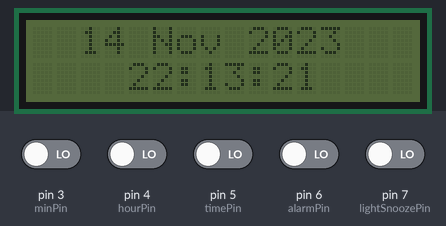
Simulated run of this sketch. Board: Arduino Uno, built with avr-gcc and run on an emulated ATmega328P. Shown: 16×2 character LCD. Inputs (shaded band) come from the test bench; at power-on: pin 3 (minPin), pin 4 (hourPin), pin 5 (timePin), pin 6 (alarmPin), pin 7 (lightSnoozePin) LOW. The local clock reads 2024-03-15 10:24:30 at power-on unless the sketch sets it.

Above: at 6.3 s.
6.4 s: pin 7 (lightSnoozePin) driven HIGH
At 7.4 s:
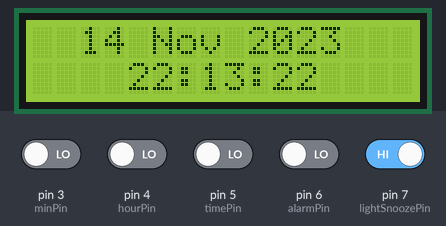
9.4 s: pin 5 (timePin) driven HIGH
At 9.7 s:
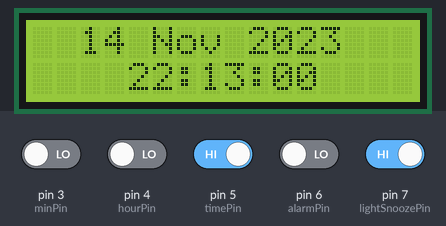
10.9 s: pin 5 (timePin) driven LOW
At 11.6 s:
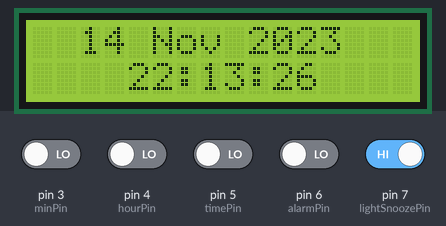
12.5 s: pin 6 (alarmPin) driven HIGH
At 13.1 s:
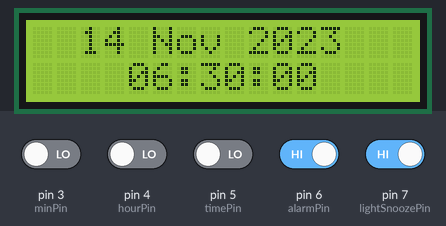
14.0 s: pin 3 (minPin) driven HIGH
At 15.2 s:
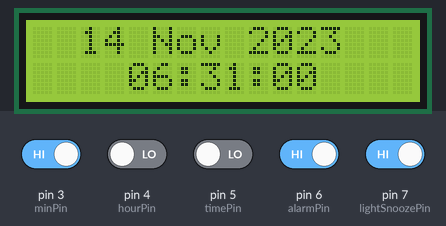
15.5 s: pin 4 (hourPin) driven HIGH
At 16.4 s:
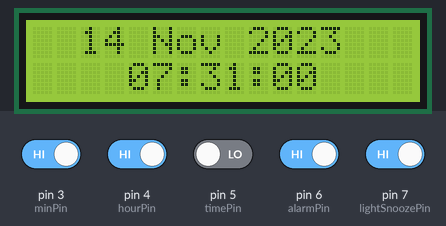
Timing chart, 0 to 18.0 s (numbered marks = the images above; inputs shaded):
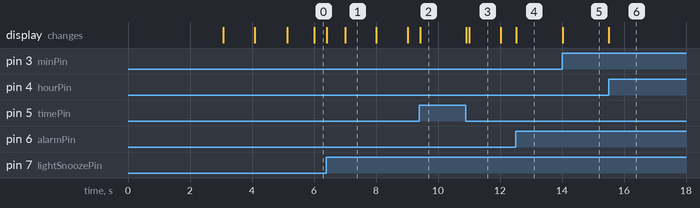

The sketch:

Clock1.0.ino
```cpp
#include <Wire.h>
#include <RTClib.h>
#include <LiquidCrystal_I2C.h>
#include <SoftwareSerial.h>
#include <DFRobotDFPlayerMini.h>

RTC_DS3231 rtc;
LiquidCrystal_I2C lcd(0x27,16,2);  // set the LCD address to 0x27 for a 16 chars and 2 line display
SoftwareSerial mySoftwareSerial(10, 11); // RX, TX
DFRobotDFPlayerMini myDFPlayer;

// ---------- alarm vars ------------
int Alarm1_hour = 6;
int Alarm1_min = 30;
DateTime Alarm1;
int trigger_alarm = 0;
// ---------------- Pins ---------------
const int MP3_Tx = 11;
const int MP3_Rx = 10;
// not using pin   2
const int minPin = 3;
const int hourPin = 4;
const int timePin = 5;
const int alarmPin = 6;
const int lightSnoozePin = 7;

// ---------- button vars ------------
int minLast = 0;
int hourLast = 0;
int timeLast = 0;
int alarmLast = 0;
int lightLast = 0;
int newIn;

// ---------- time vars ------------
int Time_hour;
int Time_min;
DateTime newTime;

// ---------- runtime vars ------------
const int totalGentleTime = 30; // 30 mins for total wake time
const int music_runtime = totalGentleTime/10*60*1000; //ms -> 30/10=3 mins
const int backlight_runtime = 3000; //ms = 3 seconds
int music_startTime;
int backlight_startTime;

// ---------- music vars ------------
int audioLevel = 3;
const int vol_increment = 3;
const int MaxVolume = 30;
int iteration = 0;

const int birds = 1;
const int rooster = 2;

// ---------- extra vars ------------
char daysOfTheWeek[7][12] = {"Sunday", "Monday", "Tuesday", "Wednesday", "Thursday", "Friday", "Saturday"};
int BacklightStatus = 0;


// --------------------- SETUP ------------------------
void setup(){
  // --------- setting up the pins -----------
  pinMode(minPin, INPUT);
  pinMode(hourPin, INPUT);
  pinMode(timePin, INPUT);
  pinMode(alarmPin, INPUT);
  pinMode(lightSnoozePin, INPUT);

  // will probably have to increase baud rate
  // Serial.begin(9600);

  // --------- lcd setup -----------
  lcd.init();
  lcd.backlight();
  lcd.print("Welcome");
  delay(3000);
  lcd.clear();
  lcd.print(millis());
  delay(1000);
  lcd.clear();
  lcd.println("setup complete");
  delay(1000);
  lcd.clear();


  // --------- rtc setup -----------
  rtc.disable32K();

  rtc.adjust(DateTime(F(__DATE__), F(__TIME__)));

  if (! rtc.begin()) {
    lcd.print("Couldn't find RTC");
    delay(10*1000);
    abort();
  }

  if (rtc.lostPower()) {
    lcd.print("RTC lost power, let's set the time!");
    delay(1*1000);
    rtc.adjust(DateTime(F(__DATE__), F(__TIME__)));
  }


  printDate(rtc.now());

  lcd.noBacklight();


  // --------- MP3 setup -----------
  mySoftwareSerial.begin(9600);
  // Serial.begin(115200);

  myDFPlayer.setTimeOut(500); //Set serial communictaion time out 500ms
  myDFPlayer.volume(audioLevel);  //Set volume value (0~30).
  myDFPlayer.EQ(DFPLAYER_EQ_NORMAL);
  myDFPlayer.outputDevice(DFPLAYER_DEVICE_SD);


}

// --------------------- MAIN LOOP ------------------------
void loop(){
  DateTime now = rtc.now();
  printTime(now);
  // if(BacklightStatus){
  //   lcd.noBacklight();
  //   BacklightStatus = 0;
  // }

  if(now.minute()==0){ // prints once an hour
    printDate(now);
  }
//  Serial.print(now.hour());
//  Serial.print(":");
//  Serial.print(now.minute());
//  Serial.print(":");
//  Serial.print(now.second());
//  Serial.println();
//  Serial.println();


  //----------- Alarm changing ----------------
  while(digitalRead(alarmPin)){
    newIn = digitalRead(minPin);
    if (buttonCheck(minLast, newIn)){
      Alarm1_min += 1;
      if (Alarm1_min >= 60){
        Alarm1_min -= 60;
      }
    }
    minLast = newIn;
    newIn = digitalRead(hourPin);
    if (buttonCheck(hourLast, newIn)){
      Alarm1_hour += 1;
      if (Alarm1_hour >= 24){
        Alarm1_hour -= 24;
      }
    }
    hourLast = newIn;
//    DateTime(year, month, day, hour, minute, second)
    Alarm1 = DateTime(2000, 5, 15, Alarm1_hour, Alarm1_min, 0);
    printTime(Alarm1);
  }

  //----------- Time changing ----------------
  Time_hour = now.hour();
  Time_min = now.minute();

  while(digitalRead(timePin)){
    timeLast = 1;
    newIn = digitalRead(minPin);
    if (buttonCheck(minLast, newIn)){
      Time_min ++;
      if (Time_min >= 60){
        Time_min -= 60;
      }
    }
    minLast = newIn;
    newIn = digitalRead(hourPin);
    if (buttonCheck(hourLast, newIn)){
      Time_hour ++;
      if (Time_hour >= 24){
        Time_hour -= 24;
      }
    }
    hourLast = newIn;
    newTime = DateTime(now.year(), now.month(), now.day(), Time_hour, Time_min, 0);
    printTime(newTime);
  }
  if(releaseCheck(timeLast,digitalRead(timePin))){
    timeLast = 0;
    rtc.adjust(newTime);
  }

  //----------------- alarm comparing/triggering -------------------
  alarm_time_comp(now, Alarm1);
  // ----- triggering alarm -----------
  if(trigger_alarm){
    if(!music_startTime){
      music_startTime = millis();
      iteration = 1;
    }else{
      // check one increment
      if(iteration <= 10){
        if(millis()-music_startTime >= music_runtime){
          // increase the volume
          audioLevel += vol_increment;
          iteration ++;
          if(audioLevel > MaxVolume){
            audioLevel = MaxVolume; // cant have higher audioLevel than max
          }
          myDFPlayer.volume(audioLevel);
          myDFPlayer.play(birds);  //Play the first mp3
        }
      }else{ //Max volume level and put rooster music
        audioLevel = MaxVolume;
        myDFPlayer.volume(audioLevel);
        myDFPlayer.play(rooster);  //Play the first mp3
      }
    }
  }

  //-------------- snoozing and turning on backlight -------------
  if(digitalRead(lightSnoozePin)){
    if (trigger_alarm){
      trigger_alarm = 0;
      myDFPlayer.sleep();     //sleep, turning off the alarm
      audioLevel = 3;
      iteration = 0;
    }
    lcd.backlight();
    BacklightStatus = 1;
    backlight_startTime = millis();
  }

  //-------- turning backlight off -----------------
  if(BacklightStatus){
    if(millis()-backlight_startTime >= backlight_runtime){
      lcd.noBacklight();
      BacklightStatus = 0;
    }
  }

}


//-----------Functions-----------------

void printTime(DateTime t){
  lcd.setCursor(4,1); // 4 indents for spacing, second line
  if(t.hour() < 10){
    lcd.print("0");
  }
  lcd.print(t.hour());
  lcd.print(":");
  if(t.minute() < 10){
    lcd.print("0");
  }
  lcd.print(t.minute());
  lcd.print(":");
  if(t.second() < 10){
    lcd.print("0");
  }
  lcd.print(t.second());
}

void printDate(DateTime t){
  lcd.setCursor(2,0); // 2 indents for spacing, first line
  lcd.print(t.day());
  printMonth(t.month());
  lcd.print(t.year());
}

void printMonth(int month){
  switch(month)
  {
    case 1: lcd.print(" Jan ");break;
    case 2: lcd.print(" Feb ");break;
    case 3: lcd.print(" Mar ");break;
    case 4: lcd.print(" Apr ");break;
    case 5: lcd.print(" May ");break;
    case 6: lcd.print(" Jun ");break;
    case 7: lcd.print(" Jul ");break;
    case 8: lcd.print(" Aug ");break;
    case 9: lcd.print(" Sep ");break;
    case 10: lcd.print(" Oct ");break;
    case 11: lcd.print(" Nov ");break;
    case 12: lcd.print(" Dec ");break;
    default: lcd.print(" Err ");break;
  }
}

bool buttonCheck(int last,int newIn){
  if (last == 0 && newIn == 1){
        return 1;
  }else{
    return 0;
  }
}

bool releaseCheck(int last,int newIn){
  if (last == 1 & & newIn == 0){
        return 1;
  }else{
    return 0;
  }
}

bool alarm_time_comp(DateTime now, DateTime alarm){
  if (!trigger_alarm){
    if (now.hour()==alarm.hour()){
      if (now.minute()==alarm.minute()){
        trigger_alarm = 1;
      }
    }
  }
}
```

Measured:
- after the input at 6.4 s, the display: first changes at once (image 1 shows a later state)
- after the input at 9.4 s, the display: changes at once (image 2)
- after the input at 10.9 s, the display: first changes at once (image 3 shows a later state)
- after the input at 12.5 s, the display: changes at once (image 4)
- after the input at 14.0 s, the display: changes at once (image 5)
- after the input at 15.5 s, the display: changes at once (image 6)
- what the display in image 1 shows lasts 1.0 s, from 7.0 s to 8.0 s
